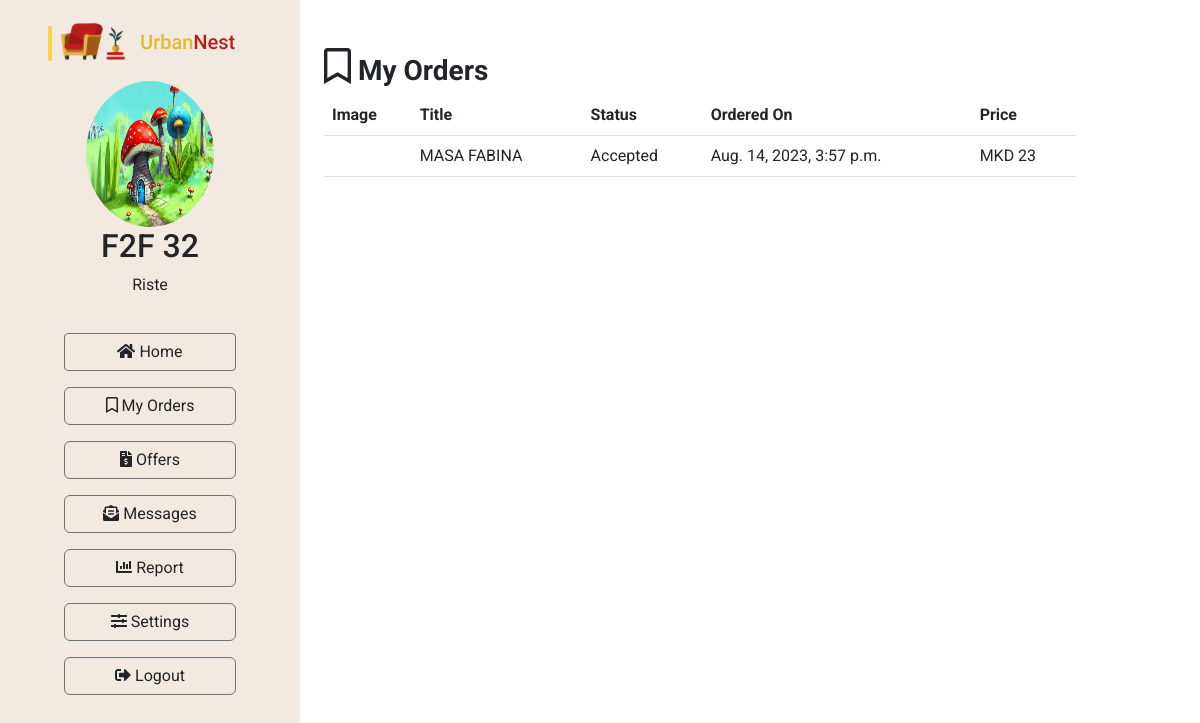
Page /dashboard/my_orders (signed in) on the committed database.
### Furniture/models.py (models this page shows, shortened)
class UrbanNestUser(models.Model):
    user = models.OneToOneField(User, on_delete=models.CASCADE)
    first_name = models.CharField(max_length=100)
    last_name = models.CharField(max_length=100)
    photo = models.ImageField(upload_to='images/users', null=True, blank=True)
    address = models.CharField(max_length=200)
    city = models.CharField(max_length=100)
    postal_code = models.CharField(max_length=100)
    province = models.CharField(max_length=100)
    country = CountryField()
    phone_number = models.CharField(max_length=9)
    shopping_cart = models.ForeignKey('ShoppingCart', on_delete=models.CASCADE, null=True, blank=True)

class Product(models.Model):
    buyer = models.ForeignKey(UrbanNestUser, on_delete=models.CASCADE, null=True, blank=True)
    furniture = models.ForeignKey(FurnitureAd, on_delete=models.CASCADE)
    creation_date = models.DateTimeField(auto_now_add=True)
    class Status(models.TextChoices):
        IN_CART = 'IC', _('In Shopping Cart')
        PENDING = 'PE', _('Pending')
        ACCEPTED = 'AC', _('Accepted')
        CANCELLED = 'CA', _('Cancelled')
        DELIVERED = 'DE', _('Delivered')
    status = models.CharField(
        max_length=2,
        choices=Status.choices,
        default=Status.IN_CART,
    )

class FurnitureAd(models.Model):
    seller = models.ForeignKey(UrbanNestUser, on_delete=models.CASCADE)
    name = models.CharField(max_length=255)
    category = models.ForeignKey(Category, on_delete=models.CASCADE)
    rating = models.IntegerField(validators=[MinValueValidator(1), MaxValueValidator(5)])
    description = models.TextField()
    price = models.IntegerField()
    CURRENCY_CHOICES = [
        ('MKD', 'Denar'),
        ('EUR', 'Euro'),
        ('USD', 'Dollar'),
    ]
    currency = models.CharField(max_length=3, choices=CURRENCY_CHOICES)
    width = models.IntegerField()
    length = models.IntegerField()
    height = models.IntegerField()
    weight = models.IntegerField()
    UNIT_CHOICES = [
        ('kg', 'Kilograms'),
        ('lb', 'Pounds'),
    ]
    unit_weight = models.CharField(max_length=100, choices=UNIT_CHOICES)
    image = models.ImageField(upload_to='images/furnitures', null=True, blank=True)
    creation_date = models.DateTimeField(auto_now_add=True)
    last_modified_date = models.DateTimeField(auto_now=True)
    ad_duration_to = models.DateField()
    views = models.IntegerField(default=0)
    active = models.BooleanField(default=True)

### Furniture/views.py (the view)
# urls.py: path("dashboard/my_orders", my_orders, name="my_orders"),
@login_required
def my_orders(request):
    user = UrbanNestUser.objects.get(user=request.user)
    products = Product.objects.filter(buyer=user)
    list_of_orders = products.filter(status='PE') | products.filter(status='AC') | products.filter(status='RE')
    print(products)
    context = {'user': user, 'list_of_orders': list_of_orders}
    return render(request, 'dashboard/dashboard-my-orders.html', context=context)

### Furniture/templates/dashboard/dashboard-my-orders.html
{% extends "dashboard/base-dashboard.html" %}
{% block content %}
<div class="container my-5">
    <div class="d-flex justify-content-between"><h3><strong><i
                                class='far fa-bookmark' style='font-size:36px'></i> My Orders</strong></h3></div>
    <div class="table-responsive">
        <table class="table table-hover">
            <thead>
            <tr>
                <th scope="col">Image</th>
                <th scope="col">Title</th>
                <th scope="col">Status</th>
                <th scope="col">Ordered On</th>
                <th scope="col">Price</th>
            </tr>
            </thead>
            <tbody>
            {% for order in list_of_orders %}
            <tr>
                <td><img src="{{order.furniture.image.url}}" alt="" width="100px" class="rounded shadow-sm"></td>
                <td class="align-middle">{{order.furniture.name}}</td>
                <td class="align-middle">{{order.get_status_display}}</td>
                <td class="align-middle">{{order.creation_date}}</td>
                <td class="align-middle">{{order.furniture.currency}} {{order.furniture.price}}</td>
                {% endfor %}
            </tbody>
        </table>
    </div>
    {% endblock %}

### Furniture/templates/dashboard/base-dashboard.html (shortened to what this page needs)
<!DOCTYPE html>
<html lang="en">
<head>
    <link rel="stylesheet" href="https://cdn.jsdelivr.net/npm/bootstrap@5.3.0/dist/css/bootstrap.min.css">
    <link rel="stylesheet"
          href="https://cdn.jsdelivr.net/npm/@fortawesome/fontawesome-free@6.2.1/css/fontawesome.min.css"
>
</head>
<body>
<div style="min-height: 100vh;">
    <div class="row d-flex align-items-stretch p-0 m-0">
        <div class="py-3 px-5 col-md-3" style="background: #F2EAE1; min-height: 100vh;">
            <a href="{% url 'index' %}">
                <div>
                </div>
            </a>
            <div class="pt-3 container d-flex flex-column align-items-center justify-content-center mb-1">
                <img src="{{MEDIA_URL}}{{user.photo.url}}" alt="" class="rounded-circle" style="
width: 128px;
height: 145.636px;">
                <h2>{{user.first_name}} {{user.last_name}}</h2>
                <p>{{user.user.username}}</p>
            </div>
            <div class="d-flex flex-column justify-content-center px-3 gap-3 py-3">
                <a href="{% url 'dashboard_home' %}" class="text-decoration-none text-reset btn btn-outline-secondary"
                   style="border-radius: 4px;"><i class="fas fa-home"></i> Home</a>
                <a href="{% url 'my_orders' %}" class="text-decoration-none text-reset btn btn-outline-secondary"><i
                        class='far fa-bookmark'></i> My
                    Orders</a>
                <a href="{% url 'offers' %}" class="text-decoration-none text-reset btn btn-outline-secondary"><i
                        class='fas fa-file-invoice-dollar'></i> Offers</a>
                <a href="" class="text-decoration-none text-reset btn btn-outline-secondary"><i
                        class='fas fa-envelope-open-text'></i> Messages</a>
                <a href="" class="text-decoration-none text-reset btn btn-outline-secondary"><i
                        class='fas fa-chart-bar'></i> Report</a>
                <a href="{% url 'edit_settings' %}" class="text-decoration-none text-reset btn btn-outline-secondary"><i
                        class='fas fa-sliders-h'></i> Settings</a>
                <a href="{% url 'logout' %}" class="text-decoration-none text-reset btn btn-outline-secondary"><i
                        class="fas fa-sign-out-alt"></i> Logout</a>
            </div>
        </div>
        <div class="col-md-8 white">
            {% block content %}{% endblock %}
        </div>
    </div>
</div>
</body>
</html>

### Furniture/templates/dashboard/base-dashboard.html (style rules this page uses)
* { font-family: 'Roboto', sans-serif !important; }
html, body { margin: 0; padding: 0; }
* { box-sizing: border-box; }

### rows in the picture
UrbanNestUser: photo (picture), first_name "F2F", last_name "32", user.username "Riste"
Product: furniture.name "MASA FABINA", status "Accepted", creation_date "Aug. 14, 2023, 3:57 p.m.", furniture.currency "MKD", furniture.price "23"
